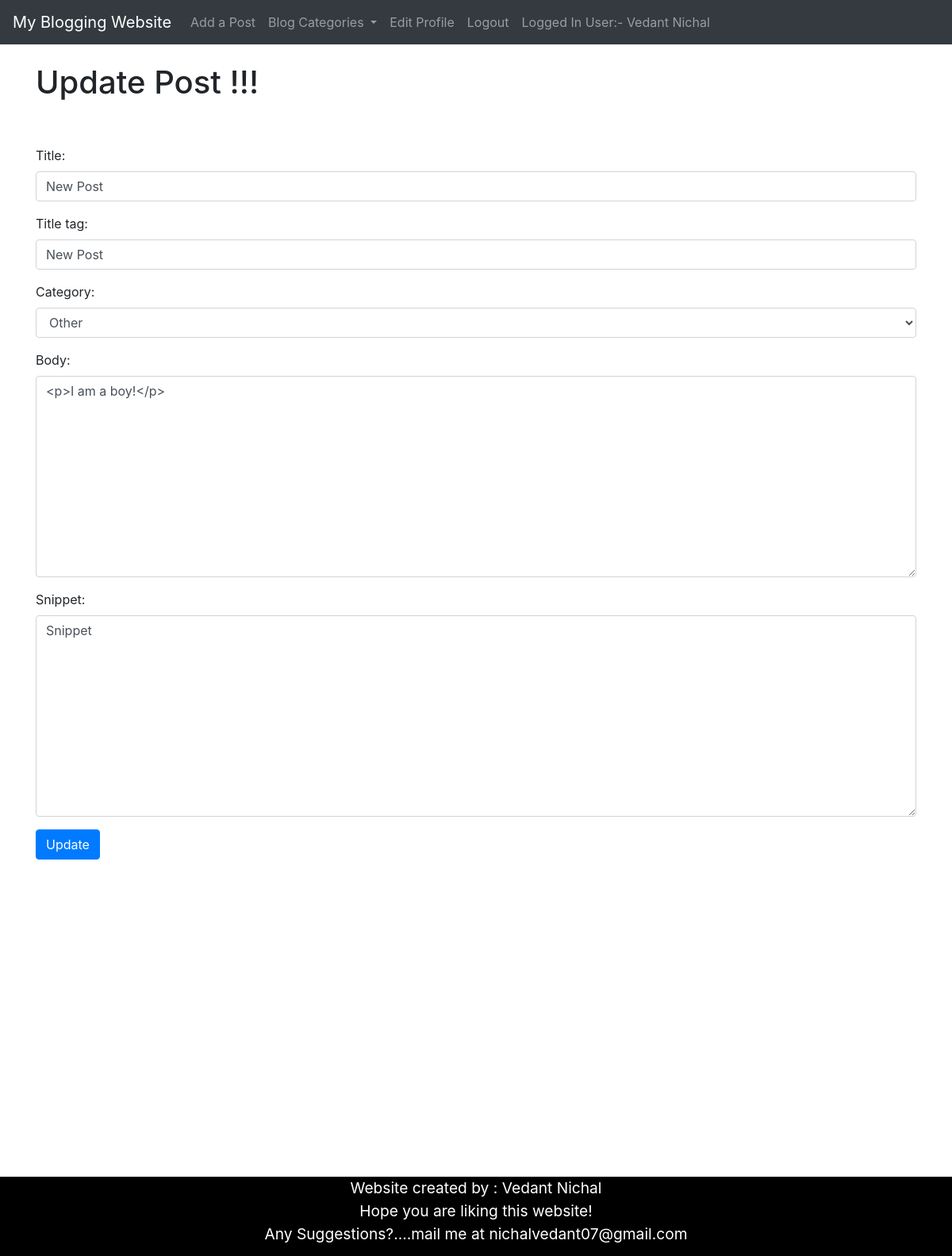
/article/edit/17 (signed in), run on the app's committed database.
### Blog/models.py (models this page shows, shortened)
class Post(models.Model):
    title = models.CharField(max_length=255)
    header_image = models.ImageField(null=True, upload_to="images/", blank=True)
    title_tag = models.CharField(max_length=255)
    author = models.ForeignKey(User, on_delete=models.CASCADE)
    body = RichTextField(blank=True, null=True)
    post_date = models.DateField(auto_now_add=True)
    category = models.CharField(max_length=255, default='testing')
    snippet = models.CharField(max_length=255)
    likes = models.ManyToManyField(User, related_name='blog_posts')

### Blog/views.py (the view)
# urls.py: path('article/edit/<int:pk>', UpdatePostView.as_view(), name="update_post"),
class UpdatePostView(UpdateView):
    model = Post
    form_class = EditForm
    template_name = 'update_post.html'
    def get_context_data(self, *args, **kwargs):
        cat_menu = Category.objects.all()
        context = super(UpdatePostView, self).get_context_data(*args, **kwargs)
        context["cat_menu"] = cat_menu
        return context

### Blog/forms.py
class EditForm(forms.ModelForm):
    class Meta:
        model = Post
        fields = ('title', 'title_tag', 'category', 'body', 'snippet')
        widgets = {
            'title': forms.TextInput(attrs={'class': 'form-control', 'placeholder': 'Blog Title Here'}),
            'title_tag': forms.TextInput(attrs={'class': 'form-control', 'placeholder': 'Blog Title Tag Here'}),
            'category': forms.Select(choices=choice_list, attrs={'class': 'form-control'}),
            'body': forms.Textarea(attrs={'class': 'form-control', 'placeholder': 'Blog Content Here'}),
            'snippet': forms.Textarea(attrs={'class': 'form-control', 'placeholder': 'Article Snippet here(this will appear on home page)'}),
        }

### Blog/models.py (called while the page is built)
    def __str__(self):
        return self.name

### Blog/templates/update_post.html (shortened to what this page needs)
{% extends 'base.html' %}
{% block content %}
{% if user.is_authenticated %}
    {% if user.id == post.author.id %}
        <h1>Update Post !!!</h1>
        <br/><br/>
        <div class="form-group">
        <form method="POST">
            {{ form.as_p }}
            <button class="btn btn-primary">Update</button>
    {% else %}
            You are not allowed to edit this post!
    {% endif %}
    </form>
    </div>
{% else %}
You are not allowed here!
{% endif %}
{% endblock %}

### Blog/templates/base.html (shortened to what this page needs)
<!doctype html>
<html lang="en">
  <head>
    <link rel="stylesheet" href="https://stackpath.bootstrapcdn.com/bootstrap/4.5.2/css/bootstrap.min.css">
  </head>
  <body>
    <nav class="navbar navbar-expand-lg navbar-dark bg-dark">
  <a class="navbar-brand" href="{% url 'home' %}">My Blogging Website</a>
  <div class="collapse navbar-collapse" id="navbarSupportedContent">
    <ul class="navbar-nav mr-auto">
    {% if user.is_authenticated %}
        <li class="nav-item">
          <a class="nav-link" href="{% url 'add_post' %}">Add a Post</a>
        </li>
        {% if cat_menu %}
        <li class="nav-item dropdown">
        <a class="nav-link dropdown-toggle" href="#" id="navbarDropdown" role="button" data-toggle="dropdown" aria-haspopup="true" aria-expanded="false">
          Blog Categories
        </a>
        </li>
        <li class="nav-item">
          <a class="nav-link" href="{% url 'edit_profile' %}">Edit Profile</a>
        </li>
        <li class="nav-item">
          <a class="nav-link" href="{% url 'logout' %}">Logout</a>
        </li>
        <li class="nav-item">
          <a class="nav-link">
          Logged In User:- {{ user.first_name }} {{ user.last_name }}
          </a>
        </li>
        {% endif %}
    {% endif %}
    </ul>
  </div>
</nav>
    <br/>
    <div class="container">
      {% block content %}
      {% endblock %}
    </div>
  </body>
<div class="footer">
    <p><big>Website created by : Vedant Nichal<br/>Hope you are liking this website!<br/>Any Suggestions?....mail me at nichalvedant07@gmail.com</big></p>
</div>
</html>

### Blog/templates/base.html (style rules this page uses)
body { background-image: url(''); background-repeat: no-repeat; background-attachment: fixed; background-size: cover; }
.footer { clear: both; position: relative; height: 100px; margin-top: 400px; left: 0; bottom: 0; width: 100%; background-color: black; color: white; text-align: center; }

### Blog/templates/update_post.html (style rules this page uses)
body { background-image: url('https://webbygiants.com/wp-content/uploads/2019/03/5-Tips-to-use-Gradients-in-Web-Design.jpg'); background-repeat: no-repeat; background-attachment: fixed; background-size: cover; }

### data on the page
Post: title "New Post", title_tag "New Post", category "Other", body "<p>I am a boy!</p>", snippet "Snippet"

### other printed values
{{ user.first_name }} "Vedant"
{{ user.last_name }} "Nichal"
